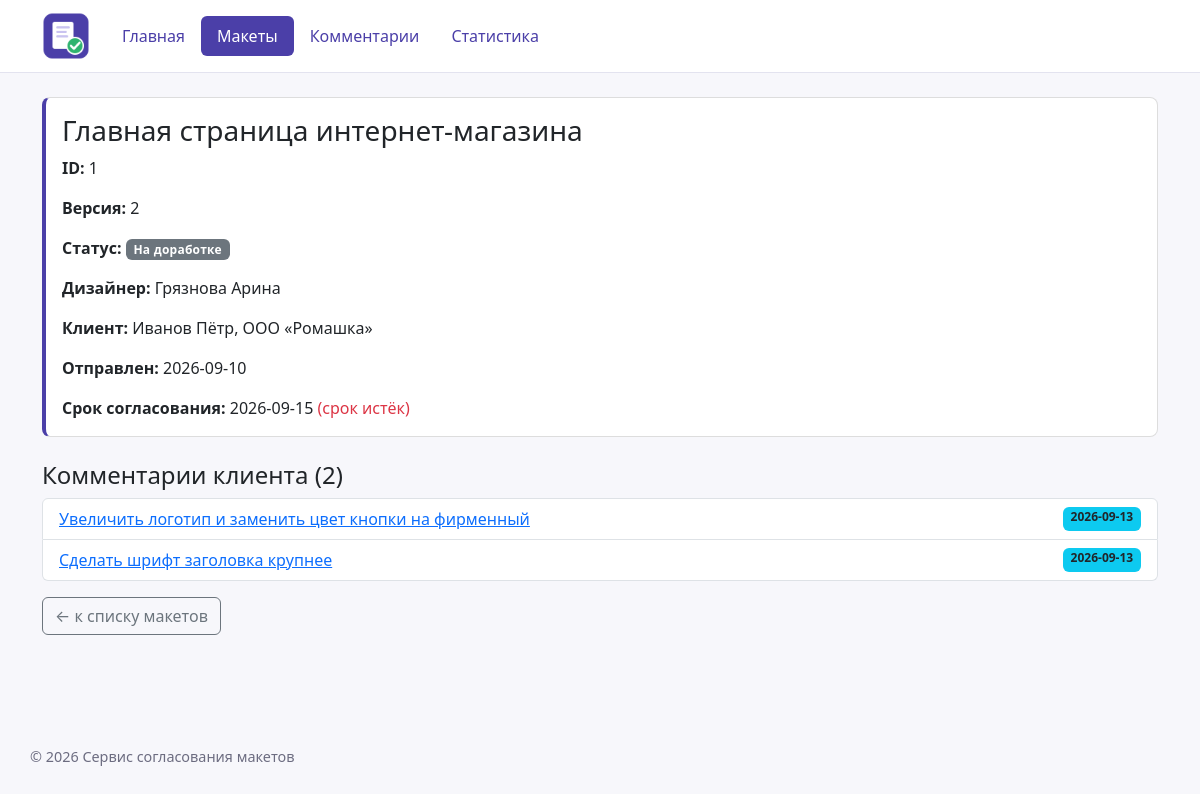
Page /layouts/1/ on the committed database.
### layouts/views.py (the view)
# urls.py: path("<int:layout_id>/", views.layout_detail, name="detail"),
def layout_detail(request, layout_id):
    conn = get_connection()
    try:
        layout = conn.execute(
            """
            SELECT
                layouts.id,
                layouts.title,
                layouts.version,
                layouts.status,
                layouts.sent_date,
                date(
                    layouts.sent_date, '+' || layouts.approval_days || ' days'
                ) AS deadline,
                designers.name AS designer_name,
                clients.name AS client_name,
                clients.company AS client_company
            FROM layouts
            JOIN designers ON layouts.designer_id = designers.id
            JOIN clients ON layouts.client_id = clients.id
            WHERE layouts.id = ?
            """,
            [layout_id],
        ).fetchone()
        comments = []
        if layout is not None:
            comments = conn.execute(
                """
                SELECT
                    comments.id,
                    comments.text,
                    comments.comment_date,
                    comments.layout_version,
                    clients.name AS author_name
                FROM comments
                JOIN clients ON comments.author_id = clients.id
                WHERE comments.layout_id = ?
                ORDER BY comments.comment_date, comments.id
                """,
                [layout_id],
            ).fetchall()
    finally:
        conn.close()
    context = {"layout": layout, "comments": comments}
    if layout is not None:
        deadline = date.fromisoformat(layout["deadline"])
        context["days_left"] = (deadline - date.today()).days
    return render(
        request,
        "layouts/layout_detail.html",
        context,
        status=404 if layout is None else 200,
    )

### db/database.py (called while the page is built)
def get_connection(db_path: Path | str = DB_PATH) -> sqlite3.Connection:
    conn = sqlite3.connect(db_path)
    conn.row_factory = sqlite3.Row
    conn.execute("PRAGMA foreign_keys = ON")
    return conn

### layouts/templates/layouts/layout_detail.html (shortened to what this page needs)
{% extends "base.html" %}
{% block content %}
    {% if layout %}
        <div class="card layout-card mb-4">
            <div class="card-body">
                <h1 class="h3 card-title">{{ layout.title }}</h1>
                <p class="card-text"><strong>ID:</strong> {{ layout.id }}</p>
                <p class="card-text"><strong>Версия:</strong> {{ layout.version }}</p>
                <p class="card-text">
                    <strong>Статус:</strong>
                    {% include "layouts/includes/layout_status.html" %}
                </p>
                <p class="card-text">
                    <strong>Дизайнер:</strong> {{ layout.designer_name }}
                </p>
                <p class="card-text">
                    <strong>Клиент:</strong> {{ layout.client_name }},
                    {{ layout.client_company|default:"частное лицо" }}
                </p>
                <p class="card-text">
                    <strong>Отправлен:</strong> {{ layout.sent_date }}
                </p>
                <p class="card-text">
                    <strong>Срок согласования:</strong> {{ layout.deadline }}
                    {% if layout.status == "Утверждён" %}
                        (макет утверждён)
                    {% elif days_left < 0 %}
                        <span class="text-danger">(срок истёк)</span>
                    {% else %}
                        (осталось {{ days_left }} дн.)
                    {% endif %}
                </p>
            </div>
        </div>
        <h2 class="h4">Комментарии клиента ({{ comments|length }})</h2>
        <ul class="list-group">
            {% for comment in comments %}
                {% include "comments/includes/comment_item.html" %}
            {% empty %}
                <li class="list-group-item">Комментариев нет.</li>
            {% endfor %}
        </ul>
    {% else %}
        <h1 class="text-danger">Макет не найден</h1>
        <p>Макет с указанным идентификатором отсутствует.</p>
    {% endif %}
    <a href="{% url 'layouts:list' %}" class="btn btn-outline-secondary mt-3">
        ← к списку макетов
    </a>
{% endblock %}

### layouts/templates/layouts/includes/layout_status.html
{% if layout.status == "Утверждён" %}
    <span class="badge bg-success layout-status layout-status-approved">
        {{ layout.status }}
    </span>
{% elif layout.status == "На доработке" %}
    <span class="badge bg-secondary layout-status layout-status-revision">
        {{ layout.status }}
    </span>
{% else %}
    <span class="badge bg-warning text-dark layout-status layout-status-review">
        {{ layout.status }}
    </span>
{% endif %}

### comments/templates/comments/includes/comment_item.html
<li class="list-group-item comment-item d-flex justify-content-between">
    <a href="{% url 'comments:detail' comment.id %}">
        {% if comment.layout_title %}{{ comment.layout_title }}: {% endif %}{{ comment.text|truncatechars:60 }}
    </a>
    <span class="badge bg-info text-dark">
        {{ comment.comment_date }}
    </span>
</li>

### homepage/static/homepage/css/style.css (style rules this page uses)
body { display: flex; flex-direction: column; min-height: 100vh; background-color: #f7f7fb; }
.layout-card, .comment-card { border: 1px solid #ddd; border-left: 4px solid #4b3fa8; border-radius: 8px; }
.layout-status { font-weight: 600; letter-spacing: 0.02em; }

### rows in the picture
layouts: title "Главная страница интернет-магазина", status "На доработке"
designers: designer_name "Грязнова Арина"
clients: client_name "Иванов Пётр", client_company "ООО «Ромашка»"
comments: text "Увеличить логотип и заменить цвет кнопки на фирменный", comment_date "2026-09-13"
comments: text "Сделать шрифт заголовка крупнее", comment_date "2026-09-13"

### other values in the picture
{{ layout.id }} "1"
{{ layout.version }} "2"
{{ layout.sent_date }} "2026-09-10"
{{ layout.deadline }} "2026-09-15"
{{ comments|length }} "2"
